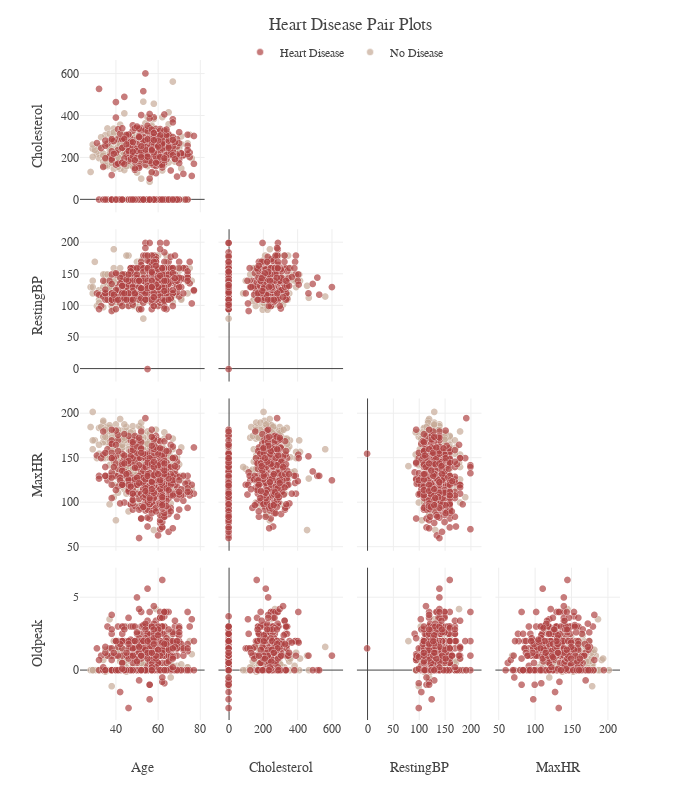
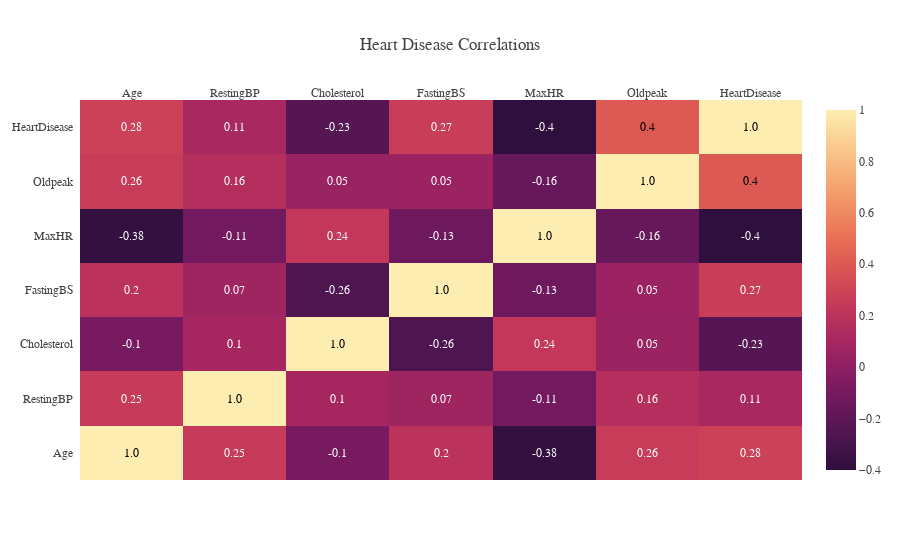

Notebook code cell kept with these figures, in order:
### Markdown cell above
### <b><span style='font-size:120%;color:#CF6161'>3.1</span> | Observations based on the distributions between groups</b>
- **Age:** In patients with heart disease, there is a smaller spread in the boxplot with the majority of patients between the ages of 51 to 62. There are also a few younger outliers in this group that are below the lower whisker. In patients without heart disease, there is a slightly wider variation in age that is more evenly distributed, with no outliers. The majority of patients in this group are within a younger age range of 43 to 57.
- **Systolic Blood Pressure:** The boxplots are proportional between the groups. Both have upper and lower outliers, with most patients' blood pressure in the range of 120 to 145 mmHg. The median blood pressure is about 130 mmHg in both groups.
- **Cholesterol:** The distribution of cholesterol appears to be skewed to the right, especially in patients with heart disease where there are a large number of observations missing cholesterol levels that were entered as 0. These values will be addressed in the data cleaning section.
- **Heart Rate:** Patients without heart disease are able to reach higher maximum heart rates than patients with heart disease, with a median heart rate of 150 beats per minute versus a median of 126 beats per minute in cardiovascular patients. 
- **ST Segment Depression (`OldPeak`):** There is a notable difference in the distribution of ST segment depression between the groups. In patients with heart disease, there is more variability in ST depression with several larger outliers. Most patients in this group have ST depressions between 0 to 2 mm with a median of 1.2 mm. In patients without heart disease, the range is smaller comparatively, between 0 to 0.6 mm, with a median ST depression of 0 mm, although the distribution of this group exhibits more skewness overall.

### Code cell
# Scatter plots
hd=heart.HeartDisease.apply(lambda x: 'Heart Disease' if x==1 else 'No Disease')
fig = px.scatter_matrix(heart, 
                        dimensions=["Age", "Cholesterol", "RestingBP", "MaxHR", "Oldpeak"],
                        color=hd, color_discrete_sequence=['#C6AA97','#AF4343'])
fig.update_traces(marker=dict(line_color='white', size=7, opacity=.7, line_width=0.5), 
                  diagonal_visible=False, showupperhalf=False)
fig.update_layout(title='Heart Disease Pair Plots', template=temp, 
                  legend=dict(title="",orientation="h", yanchor="bottom", y=.99, xanchor="center", x=.49, 
                              traceorder='reversed'), width=700, height=800)
fig.show()

# Correlations
corr=heart.corr()
x = corr.columns.tolist() 
y = corr.index.tolist()
z = corr.values
text = corr.values.round(2)

fig = ff.create_annotated_heatmap(z=z, x=x, y=y, annotation_text=text, colorscale='matter', 
                                  reversescale=True, showscale=True,
                                  hovertemplate="Correlation of %{x} and %{y}= %{z:.3f}")
fig.update_layout(template=temp, title="Heart Disease Correlations")
fig.show()

### Figure 1 — Plotly figure (JSON) as saved in the notebook; plotly's stock layout.template omitted (floating-point values rounded to 4 significant figures; data arrays with more than 128 entries replaced by an {"elided": "..."} marker saying what was removed)
{"data": [{"diagonal": {"visible": false}, "dimensions": [{"axis": {"matches": true}, "label": "Age", "values": {"elided": "410 int values"}}, {"axis": {"matches": true}, "label": "Cholesterol", "values": {"elided": "410 int values"}}, {"axis": {"matches": true}, "label": "RestingBP", "values": {"elided": "410 int values"}}, {"axis": {"matches": true}, "label": "MaxHR", "values": {"elided": "410 int values"}}, {"axis": {"matches": true}, "label": "Oldpeak", "values": {"elided": "410 float values"}}], "hovertemplate": "color=No Disease<br>%{xaxis.title.text}=%{x}<br>%{yaxis.title.text}=%{y}<extra></extra>", "legendgroup": "No Disease", "marker": {"color": "#C6AA97", "line": {"color": "white", "width": 0.5}, "opacity": 0.7, "size": 7, "symbol": "circle"}, "name": "No Disease", "showlegend": true, "showupperhalf": false, "type": "splom"}, {"diagonal": {"visible": false}, "dimensions": [{"axis": {"matches": true}, "label": "Age", "values": {"elided": "508 int values"}}, {"axis": {"matches": true}, "label": "Cholesterol", "values": {"elided": "508 int values"}}, {"axis": {"matches": true}, "label": "RestingBP", "values": {"elided": "508 int values"}}, {"axis": {"matches": true}, "label": "MaxHR", "values": {"elided": "508 int values"}}, {"axis": {"matches": true}, "label": "Oldpeak", "values": {"elided": "508 float values"}}], "hovertemplate": "color=Heart Disease<br>%{xaxis.title.text}=%{x}<br>%{yaxis.title.text}=%{y}<extra></extra>", "legendgroup": "Heart Disease", "marker": {"color": "#AF4343", "line": {"color": "white", "width": 0.5}, "opacity": 0.7, "size": 7, "symbol": "circle"}, "name": "Heart Disease", "showlegend": true, "showupperhalf": false, "type": "splom"}], "layout": {"dragmode": "select", "height": 800, "legend": {"orientation": "h", "title": {"text": ""}, "tracegroupgap": 0, "traceorder": "reversed", "x": 0.49, "xanchor": "center", "y": 0.99, "yanchor": "bottom"}, "margin": {"t": 60}, "title": {"text": "Heart Disease Pair Plots"}, "width": 700}}

### Figure 2 — Plotly figure (JSON) as saved in the notebook; plotly's stock layout.template omitted (floating-point values rounded to 4 significant figures)
{"data": [{"colorscale": [[0, "rgb(253, 237, 176)"], [0.09091, "rgb(250, 205, 145)"], [0.1818, "rgb(246, 173, 119)"], [0.2727, "rgb(240, 142, 98)"], [0.3636, "rgb(231, 109, 84)"], [0.4545, "rgb(216, 80, 83)"], [0.5455, "rgb(195, 56, 90)"], [0.6364, "rgb(168, 40, 96)"], [0.7273, "rgb(138, 29, 99)"], [0.8182, "rgb(107, 24, 93)"], [0.9091, "rgb(76, 21, 80)"], [1, "rgb(47, 15, 61)"]], "hovertemplate": "Correlation of %{x} and %{y}= %{z:.3f}", "reversescale": true, "showscale": true, "type": "heatmap", "x": ["Age", "RestingBP", "Cholesterol", "FastingBS", "MaxHR", "Oldpeak", "HeartDisease"], "y": ["Age", "RestingBP", "Cholesterol", "FastingBS", "MaxHR", "Oldpeak", "HeartDisease"], "z": [[1, 0.2544, -0.09528, 0.198, -0.382, 0.2586, 0.282], [0.2544, 1, 0.1009, 0.07019, -0.1121, 0.1648, 0.1076], [-0.09528, 0.1009, 1, -0.261, 0.2358, 0.05015, -0.2327], [0.198, 0.07019, -0.261, 1, -0.1314, 0.0527, 0.2673], [-0.382, -0.1121, 0.2358, -0.1314, 1, -0.1607, -0.4004], [0.2586, 0.1648, 0.05015, 0.0527, -0.1607, 1, 0.404], [0.282, 0.1076, -0.2327, 0.2673, -0.4004, 0.404, 1]]}], "layout": {"annotations": [{"font": {"color": "#000000"}, "showarrow": false, "text": "1.0", "x": "Age", "xref": "x", "y": "Age", "yref": "y"}, {"font": {"color": "#FFFFFF"}, "showarrow": false, "text": "0.25", "x": "RestingBP", "xref": "x", "y": "Age", "yref": "y"}, {"font": {"color": "#FFFFFF"}, "showarrow": false, "text": "-0.1", "x": "Cholesterol", "xref": "x", "y": "Age", "yref": "y"}, {"font": {"color": "#FFFFFF"}, "showarrow": false, "text": "0.2", "x": "FastingBS", "xref": "x", "y": "Age", "yref": "y"}, {"font": {"color": "#FFFFFF"}, "showarrow": false, "text": "-0.38", "x": "MaxHR", "xref": "x", "y": "Age", "yref": "y"}, {"font": {"color": "#FFFFFF"}, "showarrow": false, "text": "0.26", "x": "Oldpeak", "xref": "x", "y": "Age", "yref": "y"}, {"font": {"color": "#FFFFFF"}, "showarrow": false, "text": "0.28", "x": "HeartDisease", "xref": "x", "y": "Age", "yref": "y"}, {"font": {"color": "#FFFFFF"}, "showarrow": false, "text": "0.25", "x": "Age", "xref": "x", "y": "RestingBP", "yref": "y"}, {"font": {"color": "#000000"}, "showarrow": false, "text": "1.0", "x": "RestingBP", "xref": "x", "y": "RestingBP", "yref": "y"}, {"font": {"color": "#FFFFFF"}, "showarrow": false, "text": "0.1", "x": "Cholesterol", "xref": "x", "y": "RestingBP", "yref": "y"}, {"font": {"color": "#FFFFFF"}, "showarrow": false, "text": "0.07", "x": "FastingBS", "xref": "x", "y": "RestingBP", "yref": "y"}, {"font": {"color": "#FFFFFF"}, "showarrow": false, "text": "-0.11", "x": "MaxHR", "xref": "x", "y": "RestingBP", "yref": "y"}, {"font": {"color": "#FFFFFF"}, "showarrow": false, "text": "0.16", "x": "Oldpeak", "xref": "x", "y": "RestingBP", "yref": "y"}, {"font": {"color": "#FFFFFF"}, "showarrow": false, "text": "0.11", "x": "HeartDisease", "xref": "x", "y": "RestingBP", "yref": "y"}, {"font": {"color": "#FFFFFF"}, "showarrow": false, "text": "-0.1", "x": "Age", "xref": "x", "y": "Cholesterol", "yref": "y"}, {"font": {"color": "#FFFFFF"}, "showarrow": false, "text": "0.1", "x": "RestingBP", "xref": "x", "y": "Cholesterol", "yref": "y"}, {"font": {"color": "#000000"}, "showarrow": false, "text": "1.0", "x": "Cholesterol", "xref": "x", "y": "Cholesterol", "yref": "y"}, {"font": {"color": "#FFFFFF"}, "showarrow": false, "text": "-0.26", "x": "FastingBS", "xref": "x", "y": "Cholesterol", "yref": "y"}, {"font": {"color": "#FFFFFF"}, "showarrow": false, "text": "0.24", "x": "MaxHR", "xref": "x", "y": "Cholesterol", "yref": "y"}, {"font": {"color": "#FFFFFF"}, "showarrow": false, "text": "0.05", "x": "Oldpeak", "xref": "x", "y": "Cholesterol", "yref": "y"}, {"font": {"color": "#FFFFFF"}, "showarrow": false, "text": "-0.23", "x": "HeartDisease", "xref": "x", "y": "Cholesterol", "yref": "y"}, {"font": {"color": "#FFFFFF"}, "showarrow": false, "text": "0.2", "x": "Age", "xref": "x", "y": "FastingBS", "yref": "y"}, {"font": {"color": "#FFFFFF"}, "showarrow": false, "text": "0.07", "x": "RestingBP", "xref": "x", "y": "FastingBS", "yref": "y"}, {"font": {"color": "#FFFFFF"}, "showarrow": false, "text": "-0.26", "x": "Cholesterol", "xref": "x", "y": "FastingBS", "yref": "y"}, {"font": {"color": "#000000"}, "showarrow": false, "text": "1.0", "x": "FastingBS", "xref": "x", "y": "FastingBS", "yref": "y"}, {"font": {"color": "#FFFFFF"}, "showarrow": false, "text": "-0.13", "x": "MaxHR", "xref": "x", "y": "FastingBS", "yref": "y"}, {"font": {"color": "#FFFFFF"}, "showarrow": false, "text": "0.05", "x": "Oldpeak", "xref": "x", "y": "FastingBS", "yref": "y"}, {"font": {"color": "#FFFFFF"}, "showarrow": false, "text": "0.27", "x": "HeartDisease", "xref": "x", "y": "FastingBS", "yref": "y"}, {"font": {"color": "#FFFFFF"}, "showarrow": false, "text": "-0.38", "x": "Age", "xref": "x", "y": "MaxHR", "yref": "y"}, {"font": {"color": "#FFFFFF"}, "showarrow": false, "text": "-0.11", "x": "RestingBP", "xref": "x", "y": "MaxHR", "yref": "y"}, {"font": {"color": "#FFFFFF"}, "showarrow": false, "text": "0.24", "x": "Cholesterol", "xref": "x", "y": "MaxHR", "yref": "y"}, {"font": {"color": "#FFFFFF"}, "showarrow": false, "text": "-0.13", "x": "FastingBS", "xref": "x", "y": "MaxHR", "yref": "y"}, {"font": {"color": "#000000"}, "showarrow": false, "text": "1.0", "x": "MaxHR", "xref": "x", "y": "MaxHR", "yref": "y"}, {"font": {"color": "#FFFFFF"}, "showarrow": false, "text": "-0.16", "x": "Oldpeak", "xref": "x", "y": "MaxHR", "yref": "y"}, {"font": {"color": "#FFFFFF"}, "showarrow": false, "text": "-0.4", "x": "HeartDisease", "xref": "x", "y": "MaxHR", "yref": "y"}, {"font": {"color": "#FFFFFF"}, "showarrow": false, "text": "0.26", "x": "Age", "xref": "x", "y": "Oldpeak", "yref": "y"}, {"font": {"color": "#FFFFFF"}, "showarrow": false, "text": "0.16", "x": "RestingBP", "xref": "x", "y": "Oldpeak", "yref": "y"}, {"font": {"color": "#FFFFFF"}, "showarrow": false, "text": "0.05", "x": "Cholesterol", "xref": "x", "y": "Oldpeak", "yref": "y"}, {"font": {"color": "#FFFFFF"}, "showarrow": false, "text": "0.05", "x": "FastingBS", "xref": "x", "y": "Oldpeak", "yref": "y"}, {"font": {"color": "#FFFFFF"}, "showarrow": false, "text": "-0.16", "x": "MaxHR", "xref": "x", "y": "Oldpeak", "yref": "y"}, {"font": {"color": "#000000"}, "showarrow": false, "text": "1.0", "x": "Oldpeak", "xref": "x", "y": "Oldpeak", "yref": "y"}, {"font": {"color": "#000000"}, "showarrow": false, "text": "0.4", "x": "HeartDisease", "xref": "x", "y": "Oldpeak", "yref": "y"}, {"font": {"color": "#FFFFFF"}, "showarrow": false, "text": "0.28", "x": "Age", "xref": "x", "y": "HeartDisease", "yref": "y"}, {"font": {"color": "#FFFFFF"}, "showarrow": false, "text": "0.11", "x": "RestingBP", "xref": "x", "y": "HeartDisease", "yref": "y"}, {"font": {"color": "#FFFFFF"}, "showarrow": false, "text": "-0.23", "x": "Cholesterol", "xref": "x", "y": "HeartDisease", "yref": "y"}, {"font": {"color": "#FFFFFF"}, "showarrow": false, "text": "0.27", "x": "FastingBS", "xref": "x", "y": "HeartDisease", "yref": "y"}, {"font": {"color": "#FFFFFF"}, "showarrow": false, "text": "-0.4", "x": "MaxHR", "xref": "x", "y": "HeartDisease", "yref": "y"}, {"font": {"color": "#000000"}, "showarrow": false, "text": "0.4", "x": "Oldpeak", "xref": "x", "y": "HeartDisease", "yref": "y"}, {"font": {"color": "#000000"}, "showarrow": false, "text": "1.0", "x": "HeartDisease", "xref": "x", "y": "HeartDisease", "yref": "y"}], "title": {"text": "Heart Disease Correlations"}, "xaxis": {"dtick": 1, "gridcolor": "rgb(0, 0, 0)", "side": "top", "ticks": ""}, "yaxis": {"dtick": 1, "ticks": "", "ticksuffix": "  "}}}
